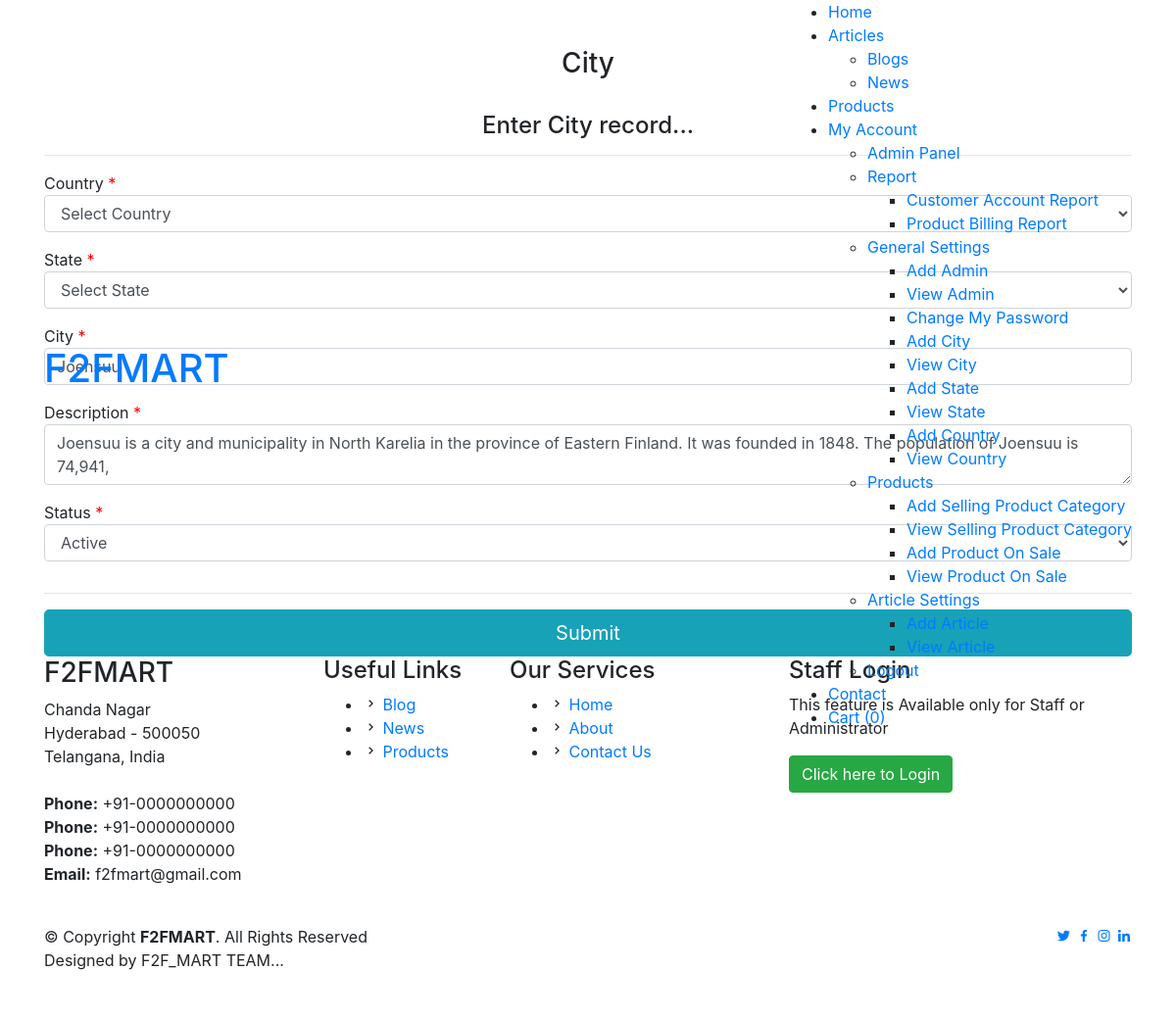
The page /city.php?editid=3 (signed in) on the database its author committed.
### tables this page shows
CREATE TABLE `city` (
  `city_id` int(255) NOT NULL,
  `country_id` int(255) NOT NULL,
  `state_id` int(255) NOT NULL,
  `city` varchar(255) NOT NULL,
  `description` text NOT NULL,
  `status` varchar(255) NOT NULL
);

### city.php (the view, shortened to what this page needs)
<?php
include("header.php");
if(isset($_GET['editid']))
{
	$sql = "SELECT * FROM city WHERE city_id='$_GET[editid]'";
	$qsql = mysqli_query($con,$sql);
	$rsedit = mysqli_fetch_array($qsql);
}
?>
  <main id="main">
    <section id="cta" class="cta">
      <div class="container">
        <div class="text-center" data-aos="zoom-in">
		<br><br>
          <h3>City</h3>
        </div>
      </div>
    </section>
    <section id="contact" class="contact">
      <div class="container">
        <div class="row">
          <div class="col-lg-12" data-aos="fade-up" data-aos-delay="100">
            <div class="info mt-4 ">
		<center><h4>Enter City record...</h4></center><hr>
<form  method="post" action="" name="frmcity" onSubmit="return validatecity()">
<div class="form-row">
	<div class="col-md-12 form-group">
	Country <font color="#FF0000">*</font>
		<select name="country" id="country" class="form-control" onChange="loadstate(this.value)" autofocus>
		   <option value="">Select Country</option>
		</select>
	</div>
	<div class="col-md-12 form-group">
		State <font color="#FF0000">*</font>
		<span id='loadstate'>
		<?php
		include("ajaxstate.php");
		?>
		</span>
	</div>
	<div class="col-md-12 form-group">
		City <font color="#FF0000">*</font>
		<input type="text" name="city" id="city" class="form-control" value="<?php echo $rsedit['city']; ?>" >
	</div>
	<div class="col-md-12 form-group">
	Description <font color="#FF0000">*</font>
	  <textarea  name="description" id="description" class="form-control" ><?php echo $rsedit['description']; ?></textarea>
	</div>
	<div class="col-md-12 form-group">
	Status <font color="#FF0000">*</font>
	  <select name="status" id="status" class="form-control">
		  <?php
		  $arr= array("Active","Inactive");
		  foreach($arr as $val)
		  {
			  if($rsedit['status'] == $val)
			  {
			  echo "<option value='$val' selected >$val</option>";
			  }
			  else
			  {
			  echo "<option value='$val'>$val</option>";
			  }
		  }
		  ?>
	  </select>
	</div>
</div>
<hr>
<button type="submit" name="submit" id="submit" class="btn btn-info btn-lg btn-block" >Submit</button>
</form>
            </div>
		  </div>
        </div>
      </div>
    </section>
  </main>
<?php
include("footer.php");
?>

### rows shown on the page
city: city "Joensuu", description "Joensuu is a city and municipality in North Karelia in the province of Eastern Finland. It was founded in 1848. The population of Joensuu is 74,941,", status "Active"

### other values the page prints
mysqli_num_rows($qsqlproduct_purchase_record) "0"
